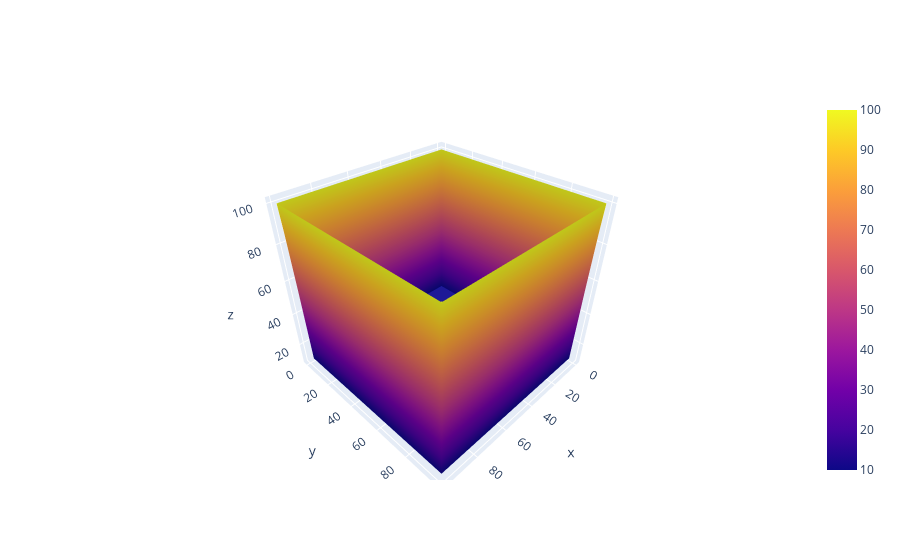

Write notebook code for a chart like this one.
### Code cell
fig = go.Figure(data=[go.Surface(z=T)])
fig.show()

### Figure 1 — Plotly figure (JSON) as saved in the notebook; plotly's stock layout.template omitted (floating-point values rounded to 4 significant figures; data arrays with more than 128 entries replaced by an {"elided": "..."} marker saying what was removed)
{"data": [{"type": "surface", "z": {"elided": "100x100 int values"}}], "layout": {}}
